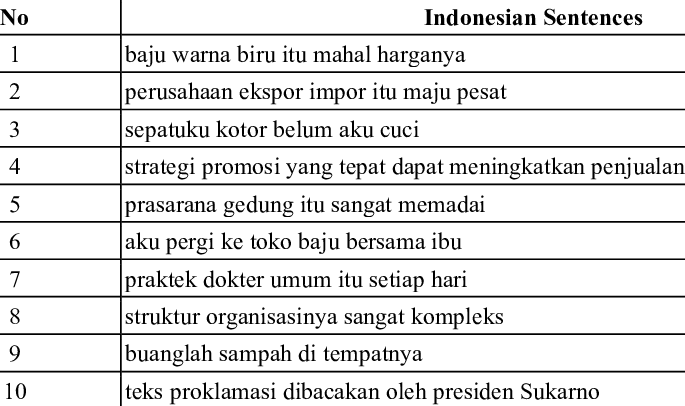
#> input picture indonesian_text.png, 685 x 406 px
$ python tesseract.py
#> lines starting #> are read from the running program, lines starting #| are printed output that depends on the picture; pictures that were not available may be replaced by others from this repository, and a replacement may not be noted
import pytesseract
from PIL import Image

#Check Available Languages
print(pytesseract.get_languages(config=''))
#> (this line was passed over: pytesseract is not available in this run)

#testing
im_test=Image.open("indonesian_text.png")
#> im_test is the input picture: PIL image 685x406 RGBA; mean R, G, B, A 227.5, 227.5, 227.5, 255
box_test= (0,0,500,500)
test = im_test.crop((box_test))
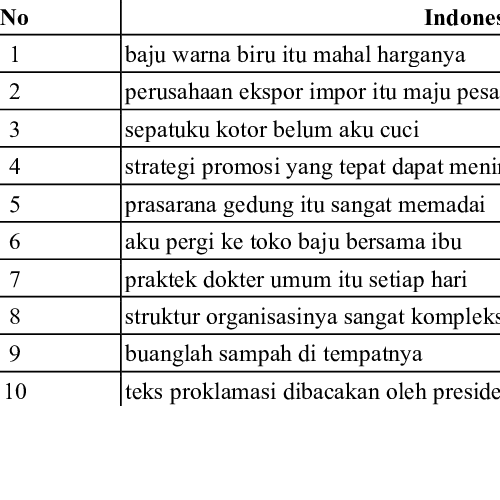
#> test: PIL image 500x500 RGBA; mean R, G, B, A 181.8, 181.8, 181.8, 207.1; transparent parts drawn white
# [10 lines of commented-out code are left out]

im = Image.open("KK/halaman_1_kk.png")
im_gray = im.convert("L")
# 2. Define the Cropping Boxes (left, upper, right, lower)

kk_coords = {
    "box_kk_number": (1165, 120, 2420, 210),
    "box_household": (458, 220, 3000, 394),
    "box_list_anggota_1": (88, 390, 3472, 1052),
    "box_list_anggota_2": (88, 390, 1736, 1052),
    "box_additional_info": (84, 1034, 3476, 1718),
    "box_publish_date": (102, 1797, 920, 1847)
    }


kk_number = im_gray.crop(kk_coords["box_kk_number"])
#> kk_number: PIL image 1255x90 L; every value is 0
household = im_gray.crop(kk_coords["box_household"])
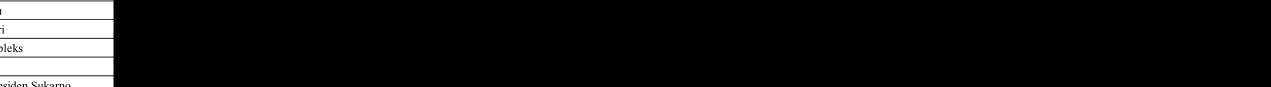
#> household: PIL image 2542x174 L (shown at 1/2 size); min 0, max 255, mean 21.3
list_anggota_1 = im_gray.crop(kk_coords["box_list_anggota_1"])
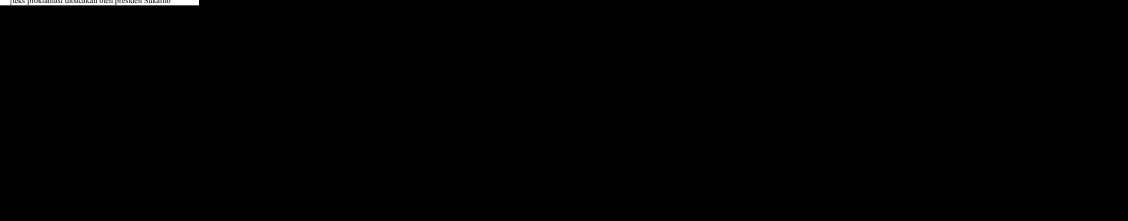
#> list_anggota_1: PIL image 3384x662 L (shown at 1/3 size); min 0, max 255, mean 0.9
list_anggota_2 = im_gray.crop(kk_coords["box_list_anggota_2"])
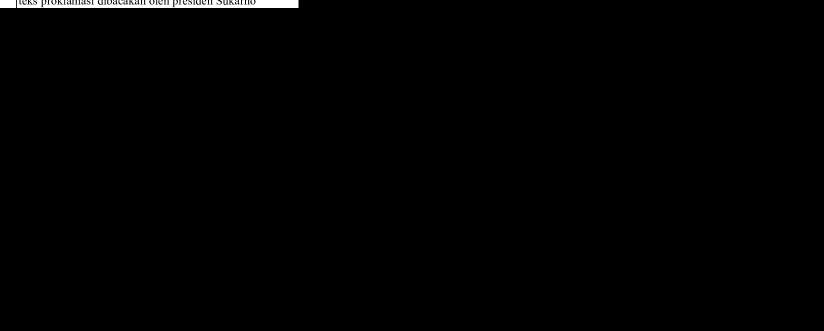
#> list_anggota_2: PIL image 1648x662 L (shown at 1/2 size); min 0, max 255, mean 1.9
additional_info = im_gray.crop(kk_coords["box_additional_info"])
#> additional_info: PIL image 3392x684 L; every value is 0
publish_date = im_gray.crop(kk_coords["box_publish_date"])
#> publish_date: PIL image 818x50 L; every value is 0

kk_cropped_images = {
    "fix_kk_number": kk_number,
    "fix_household": household,
    "fix_list_anggota_1": list_anggota_1,
    "fix_list_anggota_2": list_anggota_2,
    "fix_additional_Info": additional_info,
    "fix_publish_Date": publish_date
}

print("\n--- OCR Result for KK Number ---")
kk_cropped_images["fix_list_anggota_1"].show()
# [14 lines of commented-out code are left out]
